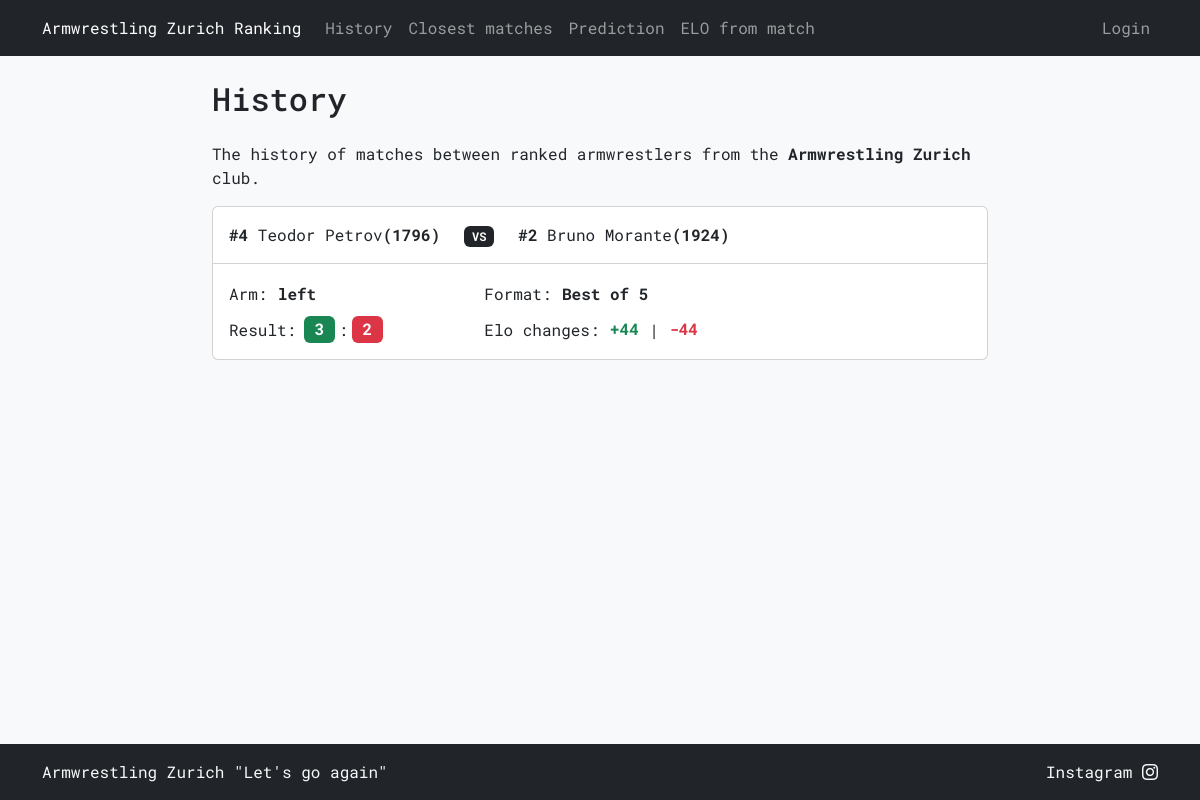
Before: /history with the older database file.
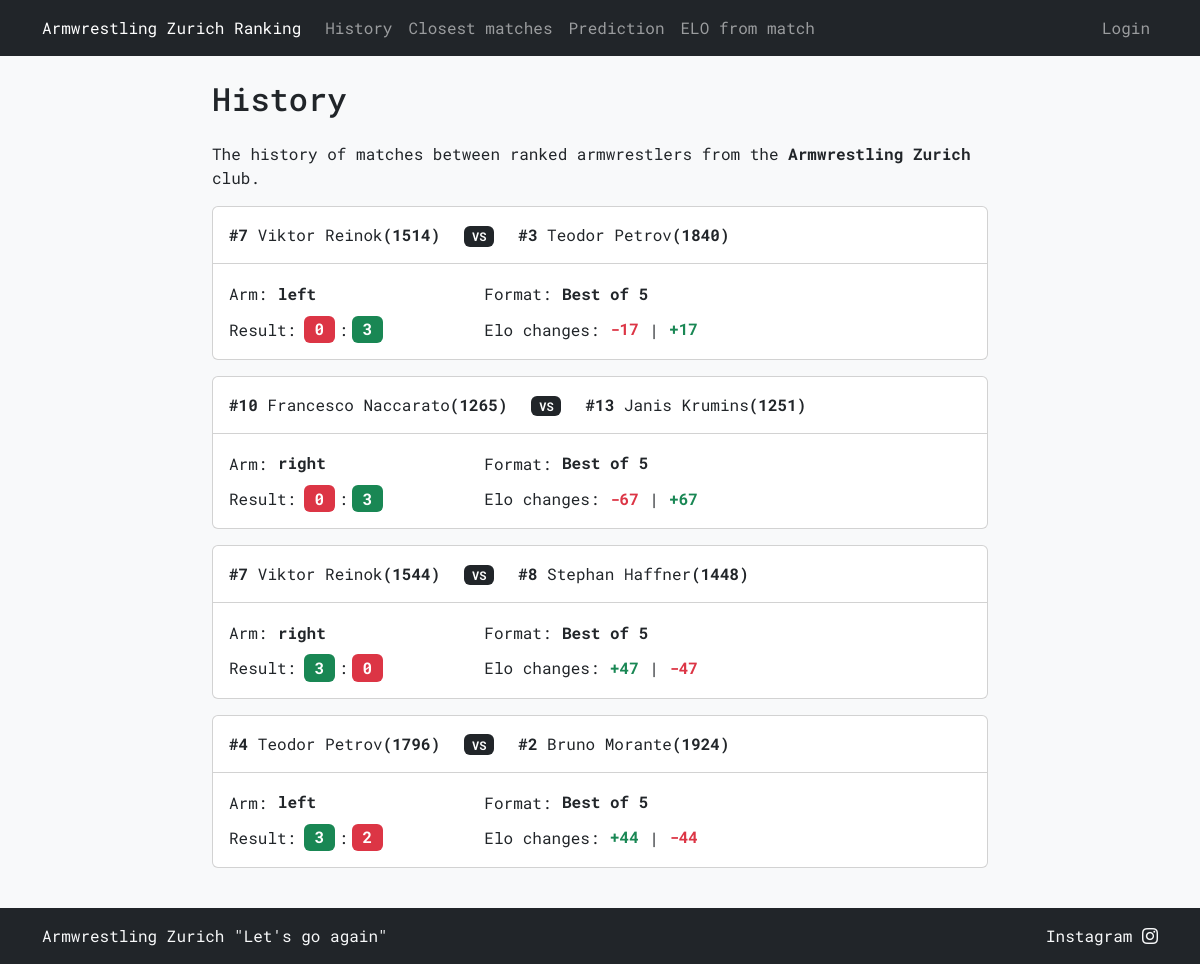
After: the same page with the newer database file.
### tables this page shows
CREATE TABLE "history" (
    id INTEGER PRIMARY KEY AUTOINCREMENT,
    armwrestler1_name TEXT NOT NULL,
    armwrestler2_name TEXT NOT NULL,
    arm TEXT NOT NULL CHECK (arm IN ('right', 'left')),
    armwrestler1_rank INTEGER NOT NULL,
    armwrestler2_rank INTEGER NOT NULL,
    armwrestler1_elo INTEGER NOT NULL,
    armwrestler2_elo INTEGER NOT NULL,
    armwrestler1_score INTEGER NOT NULL,
    armwrestler2_score INTEGER NOT NULL,
    armwrestler1_elo_diff INTEGER NOT NULL,
    armwrestler2_elo_diff INTEGER NOT NULL,
    selected_format TEXT NOT NULL,
    date DATETIME DEFAULT CURRENT_TIMESTAMP,
    added_by TEXT NOT NULL,
    FOREIGN KEY (armwrestler1_name) REFERENCES armwrestlers(name),
    FOREIGN KEY (armwrestler2_name) REFERENCES armwrestlers(name),
    FOREIGN KEY (added_by) REFERENCES users(username)
);

### armelo_app.py (the view)
@app.route("/history")
def history():
    history = db_execute('SELECT * FROM history ORDER BY id DESC LIMIT 20')
    colors = []
    for record in history:
        armwrestler_1_diff_format, armwrestler_2_diff_format = record[10], record[11]
        armwrestler_1_score_color, armwrestler_2_score_color = record[8], record[9]
        armwrestler_1_diff_format, armwrestler_1_diff_color = (f"+{armwrestler_1_diff_format}", "text-success") if armwrestler_1_diff_format > 0 else (
            (str(armwrestler_1_diff_format), "text-danger") if armwrestler_1_diff_format < 0 else ("0", "text-secondary"))
        armwrestler_2_diff_format, armwrestler_2_diff_color = (f"+{armwrestler_2_diff_format}", "text-success") if armwrestler_2_diff_format > 0 else (
            (str(armwrestler_2_diff_format), "text-danger") if armwrestler_2_diff_format < 0 else ("0", "text-secondary"))
        armwrestler_1_score_color, armwrestler_2_score_color = ("bg-success", "bg-danger") if armwrestler_1_score_color > armwrestler_2_score_color else (
            ("bg-danger", "bg-success") if armwrestler_1_score_color < armwrestler_2_score_color else ("bg-secondary", "bg-secondary"))
        colors.append((armwrestler_1_score_color, armwrestler_2_score_color, armwrestler_1_diff_color, armwrestler_2_diff_color, armwrestler_1_diff_format, armwrestler_2_diff_format))
    return render_template('history.html', history=history, colors=colors)

### armelo_app.py (called while the page is built)
def get_db():
    db = getattr(g, '_database', None)
    if db is None:
        db = g._database = sqlite3.connect(DATABASE)
    return db

def db_execute(query, *args):
    db = get_db()
    cur = db.cursor()
    cur.execute(query, args)
    if query.strip().upper().startswith(("SELECT", "WITH")):
        rv = cur.fetchall()
        cur.close()
        return rv
    else:
        db.commit()
        cur.close()

@app.context_processor
def inject_user():
    username = session.get('username')
    return dict(username=username)

### templates/history.html (shortened to what this page needs)
{% extends "layout.html" %}
{% block content %}
<h2 class="mb-4">History</h2>
<p>The history of matches between ranked armwrestlers from the <strong>Armwrestling Zurich</strong> club.</p>
{% for record in history %}
<div class="col-12 mb-3">
    <div class="card">
        <div class="card-header bg-transparent">
            <div class="row mt-2">
                <div class="col-12 col-lg-auto text-center mb-2">
                    <div class="text-nowrap">
                        <strong>#{{ record[4] }}</strong> {{ record[1] }}<strong>({{ record[6] }})</strong>
                    </div>
                </div>
                <div class="col-12 col-lg-auto text-center mb-2">
                    <span class="badge bg-dark">VS</span>
                </div>
                <div class="col-12 col-lg-auto text-center mb-2">
                    <div class="text-nowrap">
                        <strong>#{{ record[5] }}</strong> {{ record[2] }}<strong>({{ record[7] }})</strong>
                    </div>
                </div>
            </div>
        </div>
        <div class="card-body">
            <div class="card-text">
                <div class="row justify-content-start">
                    <div class="col-12 col-lg-4 col-xxl-auto mb-2 mb-lg-2 mb-xxl-0 text-start">
                        Arm:<span class="fs-6 mx-0 badge text-dark"><strong>{{ record[3] }}</strong></span>
                    </div>
                    <div class="col-12 col-lg-8 col-xxl-auto mb-2 mb-lg-2 mb-xxl-0 text-start">
                        Format:<span class="fs-6 mx-0 badge text-dark">{{ record[12] }}</span>
                    </div>
                    <div class="col-12 col-lg-4 col-xxl-auto mb-2 mb-lg-0 mb-xxl-0 text-start">
                        Result:<span class="fs-6 ms-2 me-1 badge {{ colors[loop.index - 1][0] }}">{{ record[8] }}</span>:<span class="fs-6 ms-1 me-0 badge {{ colors[loop.index - 1][1] }}">{{ record[9] }}</span>
                    </div>
                    <div class="col-12 col-lg-8 col-xxl-auto mb-0 mb-lg-0 mb-xxl-0 text-start">
                        Elo changes:<span class="fs-6 mx-0 badge {{ colors[loop.index - 1][2] }}">{{ colors[loop.index - 1][4] }}</span>|<span class="fs-6 badge mx-0 {{ colors[loop.index - 1][3] }}">{{ colors[loop.index - 1][5] }}</span>
                    </div>
                </div>
            </div>
        </div>
    </div>
</div>
{% endfor %}
{% endblock %}

Changed rows visible on the page:
added history: armwrestler1_rank "7", armwrestler1_name "Viktor Reinok", armwrestler1_elo "1514", armwrestler2_rank "3", armwrestler2_name "Teodor Petrov", armwrestler2_elo "1840", arm "left", selected_format "Best of 5", armwrestler1_score "0", armwrestler2_score "3", armwrestler1_elo_diff "-17", colors "+17"
added history: armwrestler1_rank "10", armwrestler1_name "Francesco Naccarato", armwrestler1_elo "1265", armwrestler2_rank "13", armwrestler2_name "Janis Krumins", armwrestler2_elo "1251", arm "right", selected_format "Best of 5", armwrestler1_score "0", armwrestler2_score "3", armwrestler1_elo_diff "-67", colors "+67"
added history: armwrestler1_rank "7", armwrestler1_name "Viktor Reinok", armwrestler1_elo "1544", armwrestler2_rank "8", armwrestler2_name "Stephan Haffner", armwrestler2_elo "1448", arm "right", selected_format "Best of 5", armwrestler1_score "3", armwrestler2_score "0", colors "+47", armwrestler2_elo_diff "-47"
